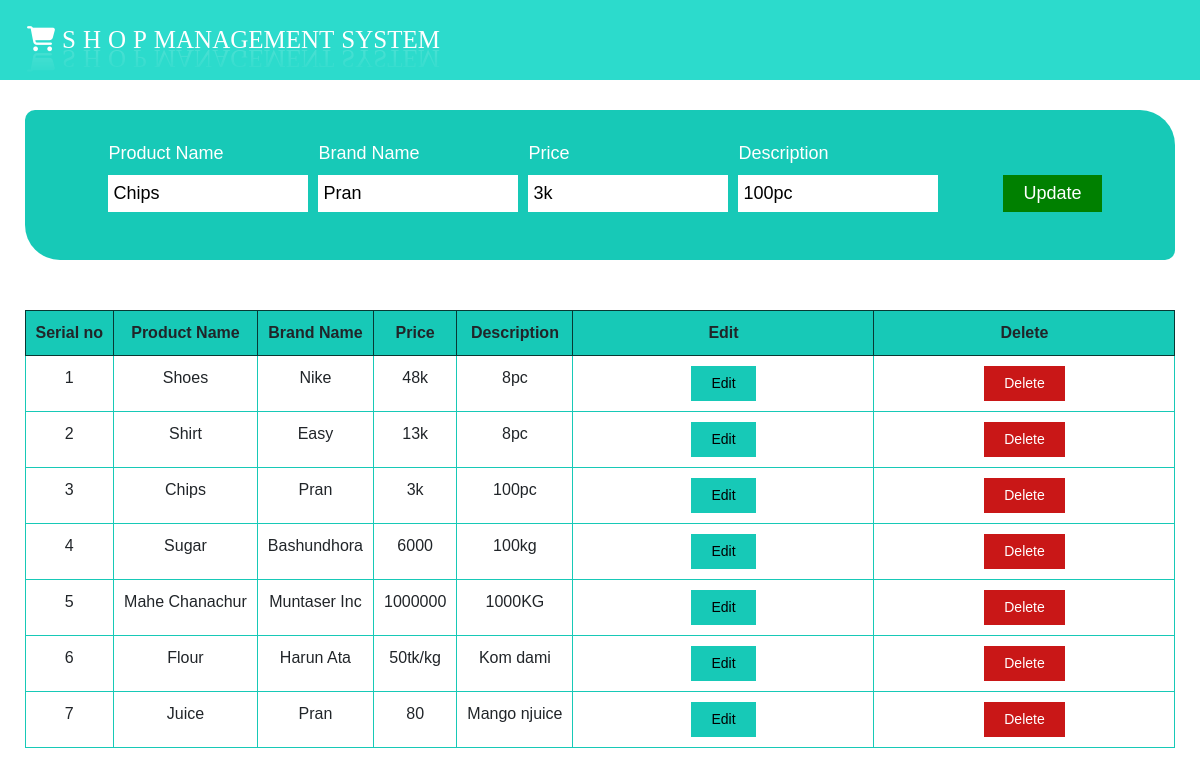
Screenshot of /edit_item/26 with the database file from the repository.
### users/models.py (models this page shows)
class Item(models.Model):
    name=models.CharField(max_length=100,default='Juice')
    brandname=models.CharField(max_length=30,default='Pran')
    price=models.CharField(max_length=20,default='50')
    describe=models.CharField(max_length=100,default='String')

### users/views.py (the view)
# urls.py: path('edit_item/<int:myid>',edit_item,name='edit_item'),
def edit_item(request,myid):
    sel_item=Item.objects.get(id=myid)
    item_list=Item.objects.all()
    context={
        'sel_item':sel_item,
        'item_list':item_list
    }
    return render(request,'users/addproduct.html',context)

### users/templates/users/addProduct.html (shortened to what this page needs)
{% extends "users/base.html" %}
{% block content %}
<div class="table-details">
    {% if sel_item %}
        <form class="form" action="{% url 'update_item' sel_item.id %}" method="POST">
            <div class="input">
                <label for="">Product Name</label><br>
                <input  type="text" class="" placeholder="product name" value="{{sel_item.name}}" name='name'>
            </div>
            <div class="input">
                <label for="">Brand Name</label><br>
                <input type="text" placeholder="E.g Pran" value="{{sel_item.brandname}}" name="brandname">
            </div>
            <div class="input">
                <label for="">Price</label><br>
                <input type="text" placeholder="E.g 50tk" value="{{sel_item.price}}" name="price">
            </div>
            <div class="input">
                <label for="">Description</label><br>
                <input type="text" id="" placeholder="describe" value="{{sel_item.describe}}" name='describe'>
            </div>
            <div>
                <button type="submit">Update</button>
            </div>
        </form>
    {% endif %}
    <div class="table">
        <table class="tab">
            <thead>
                <tr>
                    <th>Serial no</th>
                    <th>Product Name</th>
                    <th>Brand Name</th>
                    <th>Price</th>
                    <th>Description</th>
                    <th>Edit </th>
                    <th>Delete </th>
                </tr>
            </thead>
            <tbody>
                {% for i in item_list %}
                <tr>
                    <td>{{forloop.counter}}</td>
                    <td>{{i.name}}</td>
                    <td>{{i.brandname}}</td>
                    <td>{{i.price}}</td>
                    <td>{{i.describe}}</td>
                    <td>
                        <a  href="{% url 'edit_item' i.id%}"><button class="edit">Edit</button></a>
                    </td>
                    <td>
                        <a  href="{% url 'delete_item' i.id %}"><button class="del">Delete</button></a>
                    </td>
                </tr>
                {% endfor %}
            </tbody>
        </table>
    </div>
</div>
{% endblock content %}

### static/css/home.css (style rules this page uses)
* { margin: 0; padding: 0; font-family:Arial, Helvetica, sans-serif; }
a { position: relative; color: black; font-size: 14px; display: table; width: 280px; padding: 10px; transition-duration: 0.4s; }
.table-details { padding-top: 30px; display: grid; justify-content: center; }
.table-details .form { font-size: 18px; color: white; display: flex; justify-content: center; height:150px; width: 100%; background-color: rgb(23, 201, 183); padding-top: 30px; border-radius: 10px 35px 10px 35px; }
.table-details .form input { width: 200px; padding: 5px; border: none; margin-left: 10px; }
.table-details .form .input label { margin-left: 10px; }
.table-details .form button { margin:35px 0px 0px 65px; border: none; color: white; padding:5px 20px 5px 20px; background-color:green ; }
.table { margin-top: 50px; }
.tab thead tr th { border: 1px solid rgb(8, 56, 51); padding: 10px; background-color: rgb(23, 201, 183); text-align: center; }
.tab tbody tr td { border: 1px solid rgb(23, 201, 183); padding: 10px; text-align: center; }
.tab tbody tr .edit { background-color:rgb(23, 201, 183); padding: 7px 20px 7px 20px; border: none; }
.tab tbody tr .del { color: white; background-color:rgb(201, 23, 23); padding: 7px 20px 7px 20px; border: none; }

### rows the page displays
Item: name "Chips", brandname "Pran", price "3k", describe "100pc"
Item: name "Shoes", brandname "Nike", price "48k", describe "8pc"
Item: name "Shirt", brandname "Easy", price "13k", describe "8pc"
Item: name "Sugar", brandname "Bashundhora", price "6000", describe "100kg"
Item: name "Mahe Chanachur", brandname "Muntaser Inc", price "1000000", describe "1000KG"
Item: name "Flour", brandname "Harun Ata", price "50tk/kg", describe "Kom dami"
Item: name "Juice", brandname "Pran", price "80", describe "Mango njuice"
